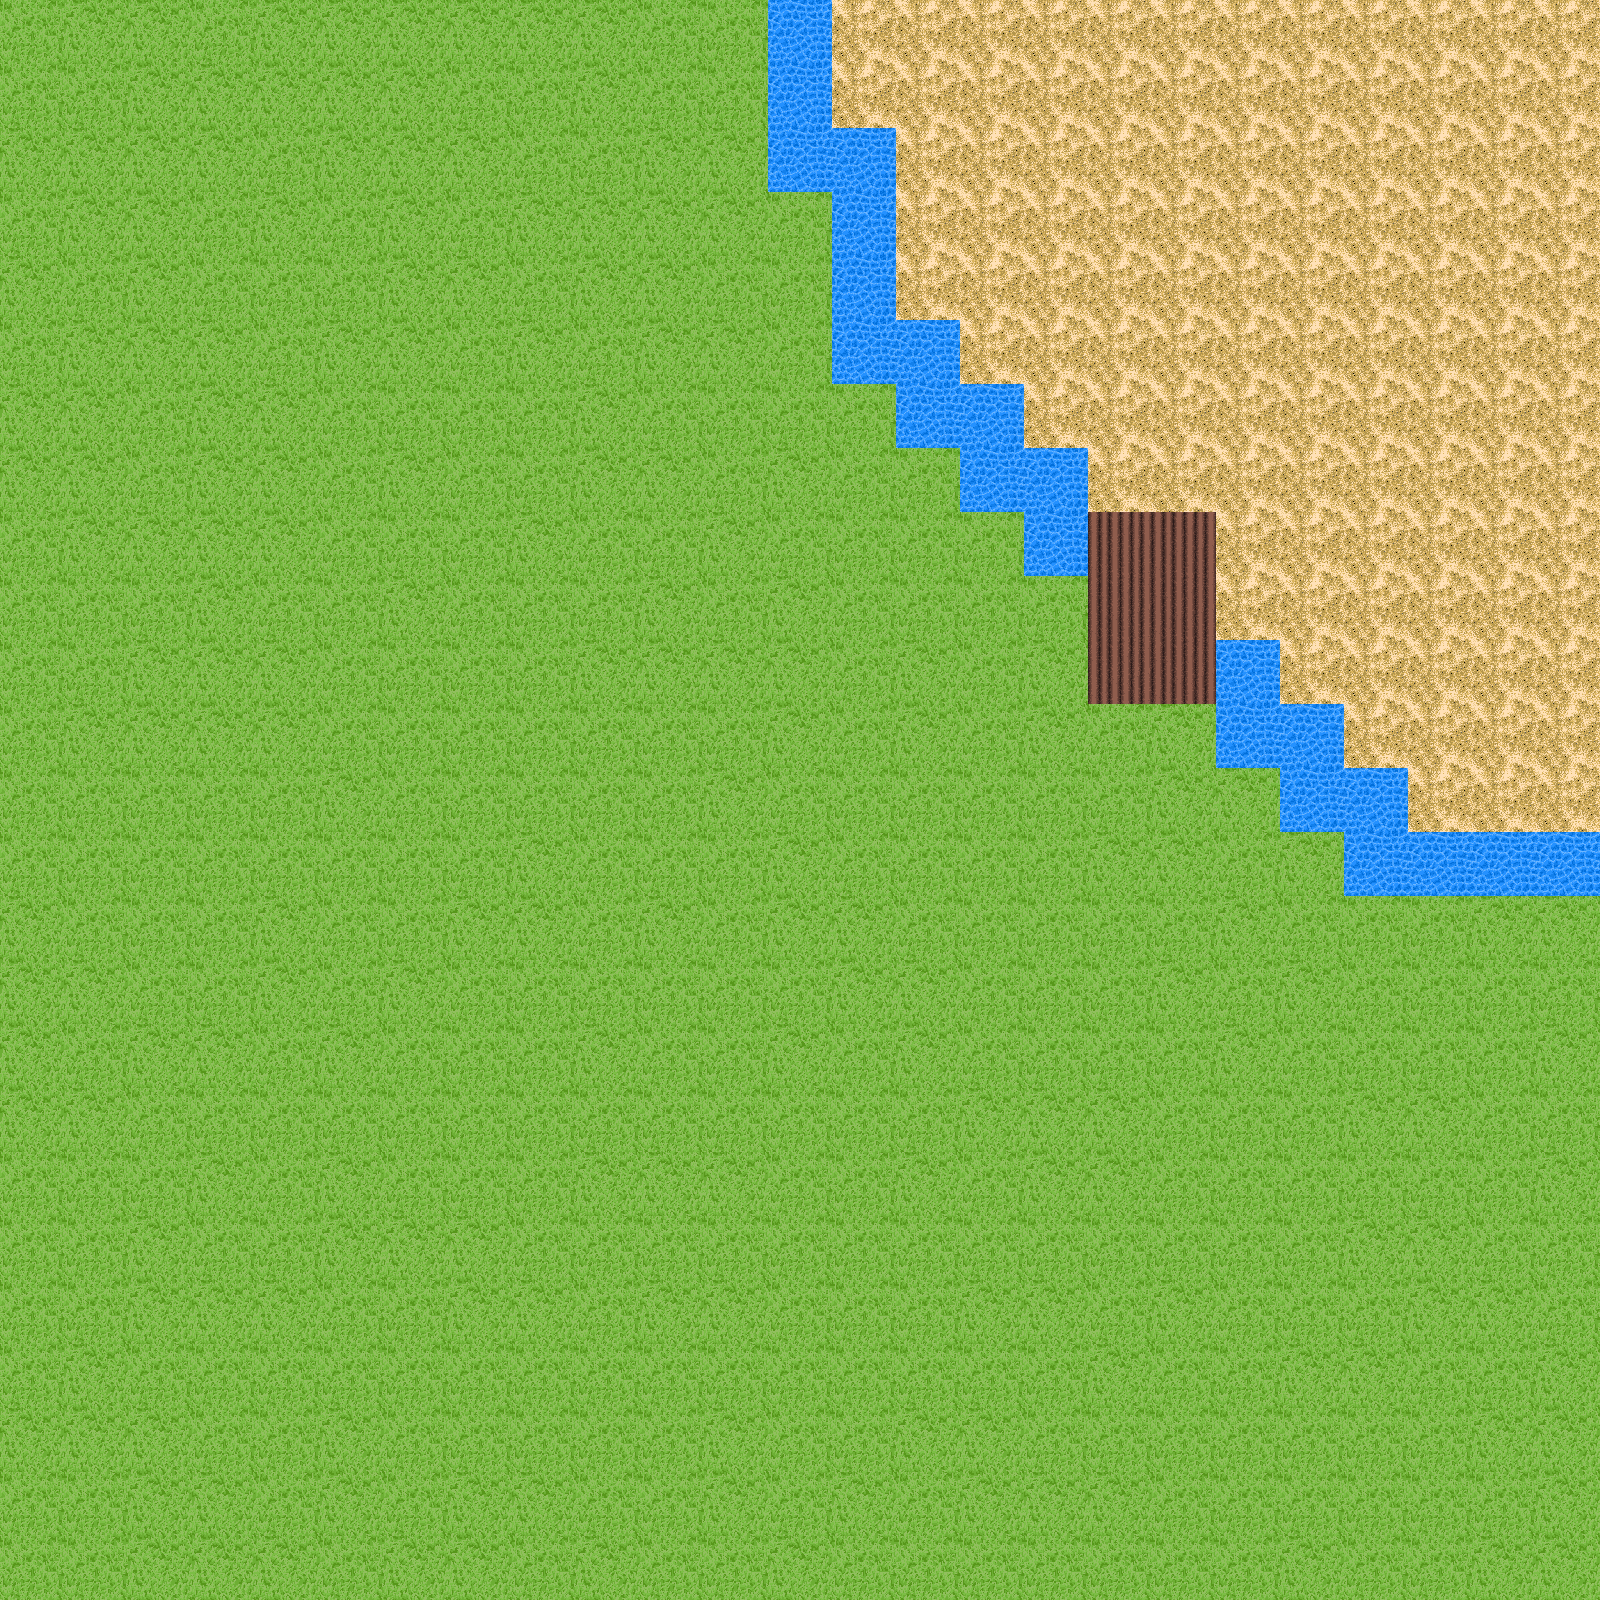

This is a level from a 2D game, rendered from its Tiled map with the project's own tilesets. A one-line summary and the complete map file follow:
An orthogonal 25x25 tile map with 64x64 px tiles, 1 tile layer (Tile Layer 1).

<map version="1.0" orientation="orthogonal" renderorder="right-up" width="25" height="25" tilewidth="64" tileheight="64">
 <tileset firstgid="1" name="tileset_0" tilewidth="64" tileheight="64">
  <image source="tileset_0.png" trans="ff00ff" width="256" height="128" />
 </tileset>
 <layer name="Tile Layer 1" width="25" height="25">
  <data encoding="csv">
2,1,1,2,1,1,1,1,1,1,2,2,4,7,7,7,7,7,7,7,7,7,7,7,7,
2,2,1,1,1,1,1,2,2,1,2,2,4,7,7,7,7,7,7,7,7,7,7,7,7,
1,1,1,1,2,1,1,1,2,2,1,1,4,4,7,7,7,7,7,7,7,7,7,7,7,
2,1,1,2,1,2,1,2,1,1,1,1,2,4,7,7,7,7,7,7,7,7,7,7,7,
1,2,1,2,2,2,1,1,2,1,1,2,2,4,7,7,7,7,7,7,7,7,7,7,7,
2,1,1,1,2,1,1,2,1,2,1,1,2,4,4,7,7,7,7,7,7,7,7,7,7,
1,1,2,1,1,2,2,2,2,1,2,2,2,2,4,4,7,7,7,7,7,7,7,7,7,
1,1,2,1,1,2,1,2,2,1,1,2,1,2,2,4,4,7,7,7,7,7,7,7,7,
2,1,1,1,1,2,2,2,1,2,2,1,2,2,2,2,4,3,3,7,7,7,7,7,7,
2,2,2,1,2,2,1,2,2,2,1,2,1,2,2,2,2,3,3,7,7,7,7,7,7,
2,2,1,1,1,2,2,2,2,1,1,1,1,2,1,2,1,3,3,4,7,7,7,7,7,
2,1,1,1,1,2,2,2,2,2,2,2,1,2,1,2,1,2,1,4,4,7,7,7,7,
2,2,2,2,2,1,2,2,2,2,2,1,2,2,2,2,2,2,1,1,4,4,7,7,7,
2,2,2,2,2,2,2,2,1,2,2,2,1,2,2,2,2,1,1,2,1,4,4,4,4,
1,2,2,2,1,2,2,1,1,2,1,2,1,1,2,2,2,2,2,1,2,2,2,1,1,
1,1,2,2,1,2,1,2,2,2,2,2,2,1,1,2,2,2,1,2,1,2,2,2,2,
1,2,1,1,2,1,2,2,2,1,2,2,1,2,1,2,2,2,2,1,2,2,2,2,1,
1,1,2,2,2,2,2,2,2,2,2,2,2,2,2,1,1,1,2,2,2,1,1,2,2,
2,2,2,1,2,1,2,2,2,1,1,1,2,2,1,2,1,1,2,2,2,2,2,2,1,
2,2,1,2,2,1,1,1,2,2,2,2,2,2,2,2,2,2,2,2,2,1,1,2,2,
2,2,1,1,1,2,2,1,1,2,1,1,2,2,2,1,1,2,1,2,2,2,1,1,2,
2,1,2,2,2,2,2,2,2,2,2,2,2,2,2,2,2,1,2,2,1,1,2,2,1,
1,1,1,2,2,1,2,2,2,2,2,1,2,2,1,1,2,2,2,2,2,2,2,1,1,
2,2,1,1,2,1,2,1,1,2,2,1,2,1,2,1,1,1,2,2,2,2,2,2,1,
2,2,1,1,1,2,1,1,2,1,2,2,1,2,2,2,2,2,2,2,1,2,2,1,1
</data>
 </layer>
</map>